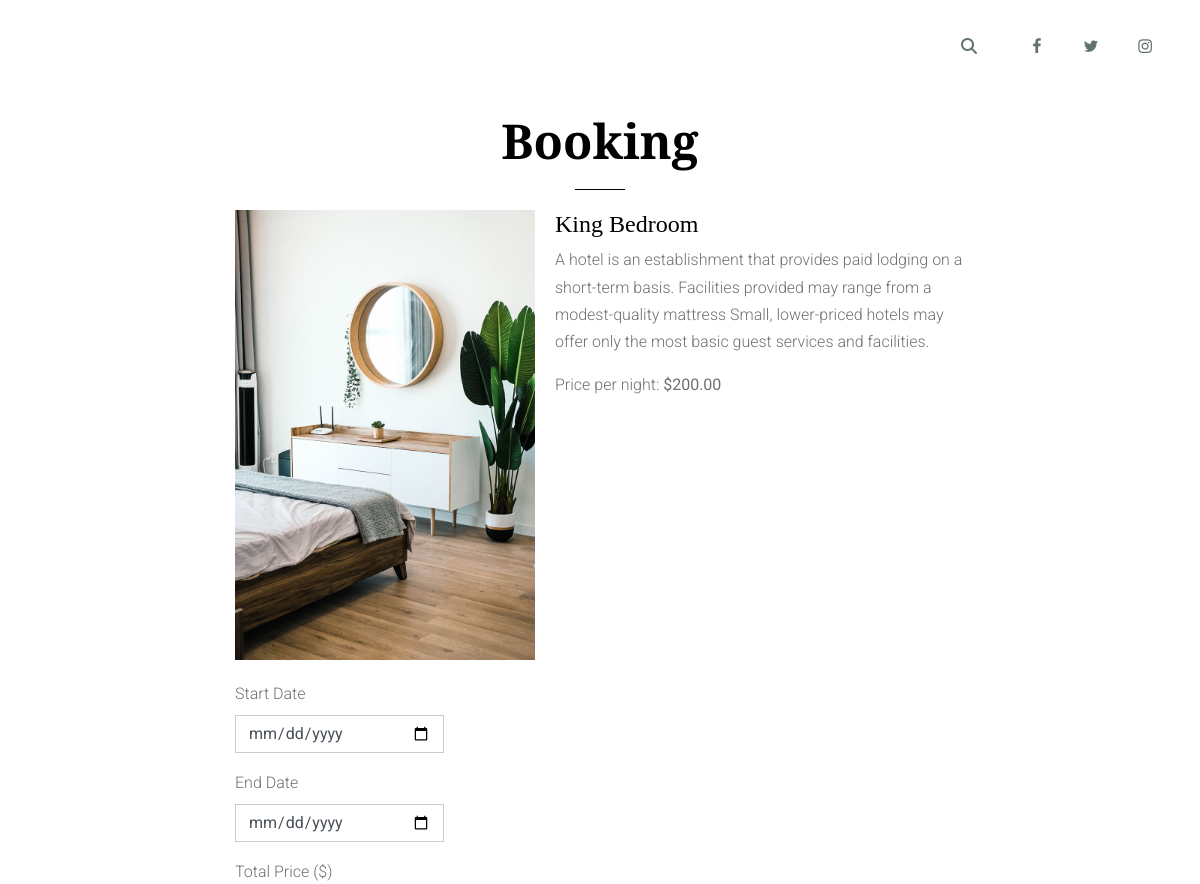
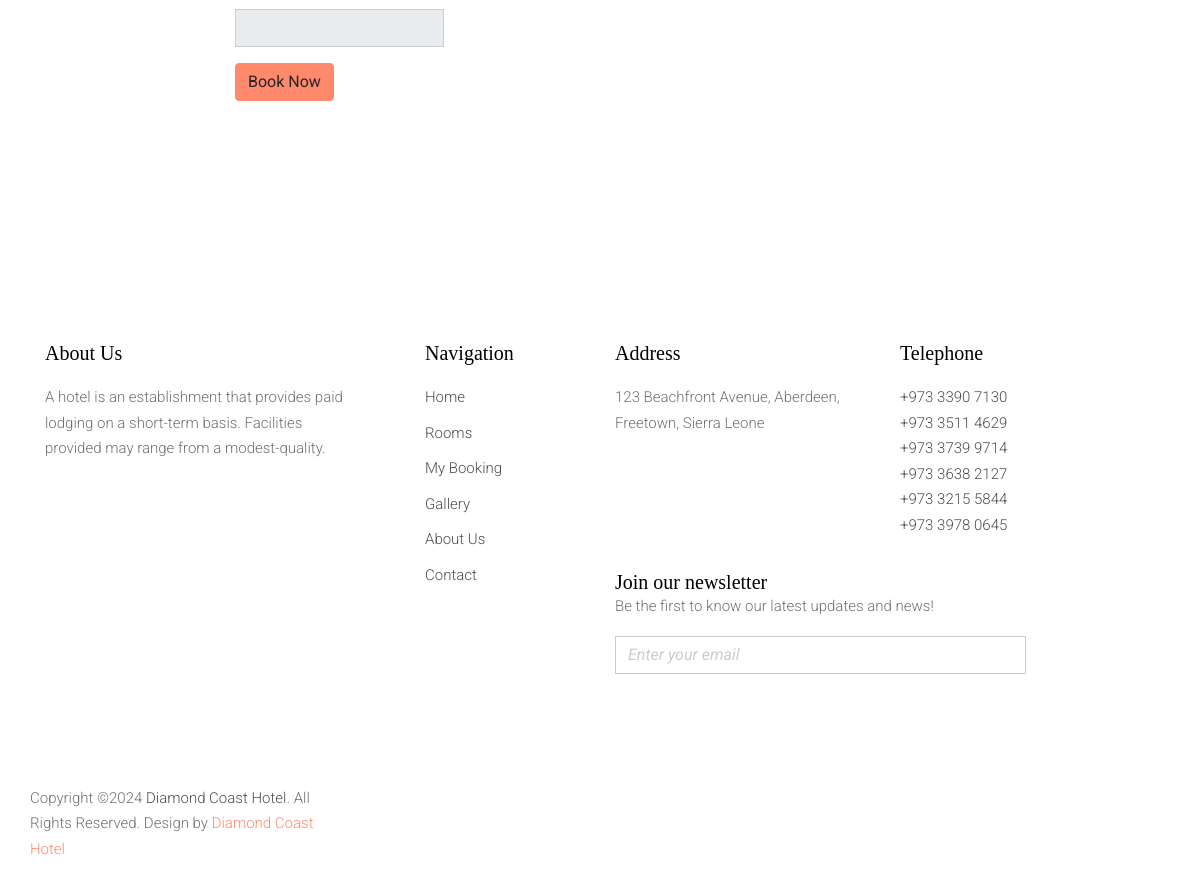
Screenshot of /booking.php?room_type_id=1 with the database file from the repository (2 pictures, top to bottom).
### tables this page shows
CREATE TABLE `room_types` (
  `id` int(11) NOT NULL,
  `name` varchar(50) NOT NULL,
  `description` text NOT NULL,
  `amenities` text NOT NULL,
  `price` decimal(10,2) NOT NULL,
  `image_url` varchar(255) NOT NULL
);

### booking.php (the view, shortened to what this page needs)
<?php
try {
    $pdo = new PDO(DBCONNSTRING, DBUSER, DBPASS);
    $pdo->setAttribute(PDO::ATTR_ERRMODE, PDO::ERRMODE_EXCEPTION);
    $room_type_id = isset($_GET['room_type_id']) ? $_GET['room_type_id'] : null;
    $stmt = $pdo->prepare("SELECT * FROM room_types WHERE id = :room_type_id");
    $stmt->execute(['room_type_id' => $room_type_id]);
    $room = $stmt->fetch(PDO::FETCH_ASSOC);
} catch (PDOException $e) {
    die("Database connection failed: " . $e->getMessage());
}
?>
<!DOCTYPE html>
<html lang="en">
<head>
    <?php include 'links.php'; ?>
</head>
<body>
    <div class="untree_co--site-wrap">
        <nav class="untree_co--site-nav js-sticky-nav">
            <div class="container d-flex align-items-center">
                <div class="logo-wrap">
                    <a href="home.php" class="untree_co--site-logo">Diamond Coast Hotel</a>
                </div>
                <div class="site-nav-ul-wrap text-center d-none d-lg-block">
                    <ul class="site-nav-ul js-clone-nav">
                        <li><a href="index.php">Home</a></li>
                        <li class="has-children"><a href="rooms.php">Rooms</a></li>
                        <li><a href="gallery.php">Gallery</a></li>
                        <li><a href="about.php">About Us</a></li>
                        <li><a href="contact.php">Contact</a></li>
                        <li><a href="weather.php">Weather</a></li>
                    </ul>
                </div>
                <div class="icons-wrap text-md-right">
                    <ul class="icons-top d-none d-lg-block">
                        <li class="mr-4">
                        <a href="#" class="js-search-toggle"><span class="fa fa-search"></span></a>
                        </li>
                        <li>
                            <a href="#"><span class="icon-facebook"></span></a>
                        </li>
                        <li>
                            <a href="#"><span class="icon-twitter"></span></a>
                        </li>
                        <li>
                            <a href="#"><span class="icon-instagram"></span></a>
                        </li>
                    </ul>
                </div>
            </div>
        </nav>
        <div class="untree_co--site-main">
            <div class="untree_co--site-section">
                <div class="container">
                    <div class="row justify-content-center text-center">
                        <div class="col-lg-6 section-heading" data-aos="fade-up">
                            <h3 class="text-center">Booking</h3>
                        </div>
                    </div>
                    <div class="row justify-content-center">
                        <div class="col-lg-8">
                            <div class="room-details-container">
                                <img src="images/<?php echo htmlspecialchars($room['image_url']); ?>" alt="Room Image" class="room-image">
                                <div class="room-info">
                                    <h4><?php echo htmlspecialchars($room['name']); ?></h4>
                                    <p><?php echo htmlspecialchars($room['description']); ?></p>
                                    <p>Price per night: <strong>$<?php echo htmlspecialchars($room['price']); ?></strong></p>
                                </div>
                            </div>
                            <div class="booking-form-container">
                                <form action="process_booking.php" method="post" class="booking-form" data-aos="fade-up" onsubmit="return validateDates()">
                                    <div class="form-group">
                                        <label for="start_date">Start Date</label>
                                        <input type="date" name="start_date" id="start_date" class="form-control" required>
                                    </div>
                                    <div class="form-group">
                                        <label for="end_date">End Date</label>
                                        <input type="date" name="end_date" id="end_date" class="form-control" required>
                                    </div>
                                    <div class="form-group">
                                        <label for="total_price">Total Price ($)</label>
                                        <input type="text" name="total_price" id="total_price" class="form-control" readonly>
                                    </div>
                                    <div class="form-group">
                                        <button type="submit" class="btn btn-primary">Book Now</button>
                                    </div>
                                </form>
                            </div>
                        </div>
                    </div>
                </div>
            </div>
        </div>
        <?php include 'footer.php'; ?>
    </div>
</body>
</html>

### links.php (shortened to what this page needs)
<link rel="stylesheet" href="css/vendor/icomoon/style.css">
<link rel="stylesheet" href="css/vendor/owl.carousel.min.css">
<link rel="stylesheet" href="css/vendor/aos.css">
<link rel="stylesheet" href="css/vendor/animate.min.css">
<link rel="stylesheet" href="css/vendor/bootstrap.css">
<link rel="stylesheet" href="css/vendor/jquery.fancybox.min.css">
<link rel="stylesheet" href="https://cdnjs.cloudflare.com/ajax/libs/font-awesome/6.5.2/css/all.min.css">
<link rel="stylesheet" href="css/style.css">

### footer.php (shortened to what this page needs)
<footer class="untree_co--site-footer">
        <div class="container">
          <div class="row">
            <div class="col-md-4 pr-md-5">
              <h3>About Us</h3>
              <p>A hotel is an establishment that provides paid lodging on a short-term basis. Facilities provided may range from a modest-quality.</p>
            </div>
            <div class="col-md-8 ml-auto">
              <div class="row">
                <div class="col-md-3">
                  <h3>Navigation</h3>
                  <ul class="list-unstyled">
                    <li><a href="#" class="whiteTxt">Home</a></li>
                    <li><a href="#" class="whiteTxt">Rooms</a></li>
                    <li><a href="#" class="whiteTxt">My Booking</a></li>
                    <li><a href="#" class="whiteTxt">Gallery</a></li>
                    <li><a href="#" class="whiteTxt">About Us</a></li>
                    <li><a href="#" class="whiteTxt">Contact</a></li>
                  </ul>
                </div>
                <div class="col-md-9 ml-auto">
                  <div class="row mb-3">
                    <div class="col-md-6">
                      <h3>Address</h3>
                      <address>123 Beachfront Avenue, Aberdeen, <br> Freetown, Sierra Leone</address>
                    </div>
                    <div class="col-md-6">
                      <h3>Telephone</h3>
                      <p>
                        <a href="#" class="whiteTxt">+973 3390 7130</a> <br>
                        <a href="#" class="whiteTxt">+973 3511 4629</a> <br>
                        <a href="#" class="whiteTxt">+973 3739 9714</a> <br>
                        <a href="#" class="whiteTxt">+973 3638 2127</a> <br>
                        <a href="#" class="whiteTxt">+973 3215 5844</a> <br>
                        <a href="#" class="whiteTxt">+973 3978 0645</a> <br>
                      </p>
                    </div>
                  </div>
                  <div class="newsletter-subscribe">
                <h3 class="mb-0">Join our newsletter</h3>
                   <p>Be the first to know our latest updates and news!</p>
                  <form id="subscribeForm" class="form-subscribe" action="#">
                    <div class="form-group d-flex">
                        <input type="email" class="form-control mr-2" id="subscribeEmail" placeholder="Enter your email" required>
                      <input type="submit" value="Subscribe" class="btn btn-black px-4 text-white">
                     </div>
                  </form>
              </div>
              </div>
            </div>
          </div>
          <div class="row mt-5 pt-5 align-items-center">
            <div class="col-md-6 text-md-left">
              <p>
                Copyright &copy;<script>document.write(new Date().getFullYear());</script> <a href="home.php">Diamond Coast Hotel</a>. All Rights Reserved. Design by <a href="#" target="_blank" class="text-primary">Diamond Coast Hotel</a>
              </p>
            </div>
          </div>
        </div>
      </footer>

### booking.php (style rules this page uses)
.room-details-container { display: flex; align-items: flex-start; margin-bottom: 20px; }
.room-image { max-width: 300px; height: auto; margin-right: 20px; }
.room-info { flex: 2; }
.booking-form-container { display: flex; align-items: center; flex-wrap: wrap; margin-top: 10px; }
.booking-form-container .form-group { margin-right: 20px; flex: 1; }
.booking-form-container .form-group:last-child { margin-right: 0; }

### rows the page displays
room_types: image_url (picture), name "King Bedroom", description "A hotel is an establishment that provides paid lodging on a short-term basis. Facilities provided may range from a modest-quality mattress Small, lower-priced hotels may offer only the most basic guest services and facilities.", price "200.00"
